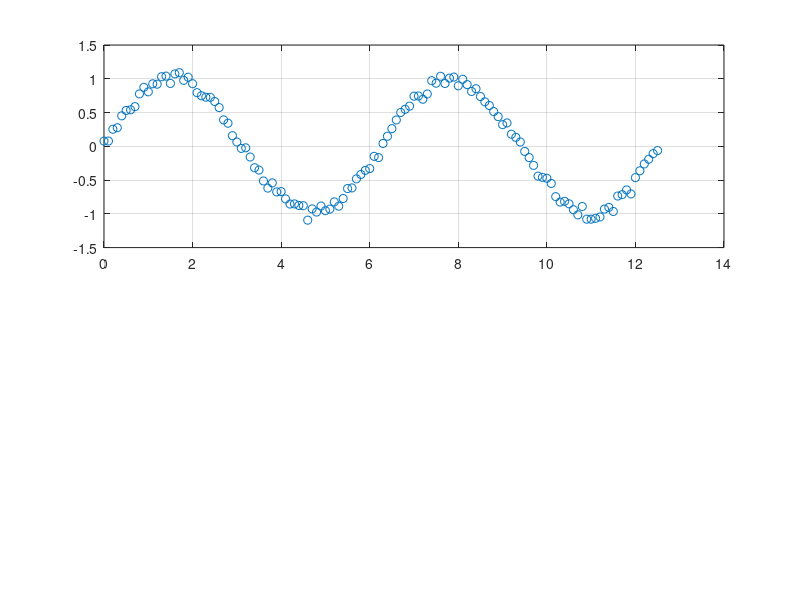

Write the MATLAB code that produced this figure. (Note: this script raises an error after producing the figure.)
% Task 3
clear all % clear all variables
close all % close all open graphs (if any)

% define a palette (this will help to choose 
% different colours when plotting
palette = 'bgrcmykbgrcmykbgrcmyk';

% 2
A = dlmread('wave.txt'); % read the file into a matrix
xexp = A(:,1)'; % extract the two set of data x and y, from matrix A
yexp = A(:,2)';

% create and plot in subplot 1
subplot(2,1,1)
plot(xexp,yexp,'o');
hold on
leg(1) = {'data'};
grid on

% for every order of fitting
for i = 1 : 8
  [p, Err(i)] = mypolyfit(xexp,yexp,i);
  plot(xexp,p,palette(i));
  leg(i+1) = {num2str(i)}; % build the legend 
end
% show the legend
legend(leg)

% plot in subplot 2
subplot(2,1,2)
order = [1:8];
plot(order,Err(1:8),'o')
grid on
xlabel('order')
ylabel('Error')

% The set of data points resembles a sine wave.
% Polynomial fitting is equivalent to a truncated Taylor expansion.
% The Taylor expansion for sin(x) is made only of odd terms.
% Adding the subsequent even term in the fitting, produces only a zero
% coefficient, and hence no contribution to the polynomial.
